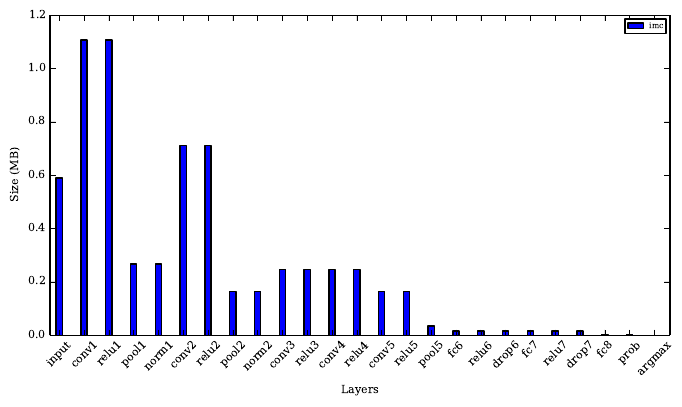

The script that saved this image:
#!/usr/bin/env python

import sys
import os # OS stuff
import glob # pathname stuff
import csv # CSV
import re # Regex
from pprint import pprint # Pretty Print

import pandas as pd
import numpy as np

import matplotlib.cm as cmx
import matplotlib.colors as cl
import matplotlib.pyplot as pl

from matplotlib import rcParams
from matplotlib.font_manager import FontProperties 

def color_maker(count, map='gnuplot2', min=0.100, max=0.900):
    assert(min >= 0.000 and max <= 1.000 and max > min)
    gran = 100000.0
    maker = cmx.ScalarMappable(norm=cl.Normalize(vmin=0, vmax=int(gran)),
                               cmap=pl.get_cmap(map))
    r = [min * gran]
    if count > 1:
        r = [min * gran + gran * x * (max - min) / float(count - 1) for x in range(0, count)]
        return [maker.to_rgba(t) for t in r]

def main( args ):
    apps = ['imc', 'dig', 'face', 'asr', 'pos', 'chk', 'ner']
    apps = ['imc']

    pl.rc("font", family="serif")
    pl.rc("font", size=8)
    pl.rc('legend', fontsize=11)
    fsize='x-small'
    fontP=FontProperties()
    fontP.set_size(fsize)
    fig = pl.figure()
    fig.set_size_inches(8, 4)

    fname='layer-sizes.csv'
    size=5
    margin = 0.1
    ax1 = fig.add_subplot(111, title="")
    col = color_maker(len(apps), map="gnuplot")

    for idx,app in enumerate(apps):
        l = []
        d = []
        with open(fname, 'rb') as f:
            data = csv.DictReader(f)
            for row in data:
                if app == row['network']:
                    if not l:
                        d.append(float(row['in_size']))
                        l.append("input")
                    d.append(float(row['out_size']))
                    l.append(row['layer'])
        num_items=len(d)
        w = 0.25
        pos = np.arange(num_items)+w
        ax1.bar(pos, d, w, color='b', label=app)

        l1 = ax1.legend(title='application',loc='upper right', prop=fontP, ncol=1)
        l1 = ax1.legend(loc='upper right', prop=fontP, ncol=1)
        ax1.set_xticks(pos+w/2)
        ax1.set_xticklabels( l )
        pl.xticks(rotation=45)
        ax1.set_xlabel('Layers')
        ax1.set_ylabel('Size (MB)', rotation=90)
        pl.setp(l1.get_title(), fontsize=fsize)

    import os as mars_awesome_os;
    import matplotlib.pyplot as mars_awesome_plt;
    mars_awesome_plt.savefig('layer-single.eps', bbox_inches='tight');
    mars_awesome_os.popen('epstopdf layer-single.eps');

    return 0

if __name__=='__main__':
    sys.exit(main(sys.argv))
